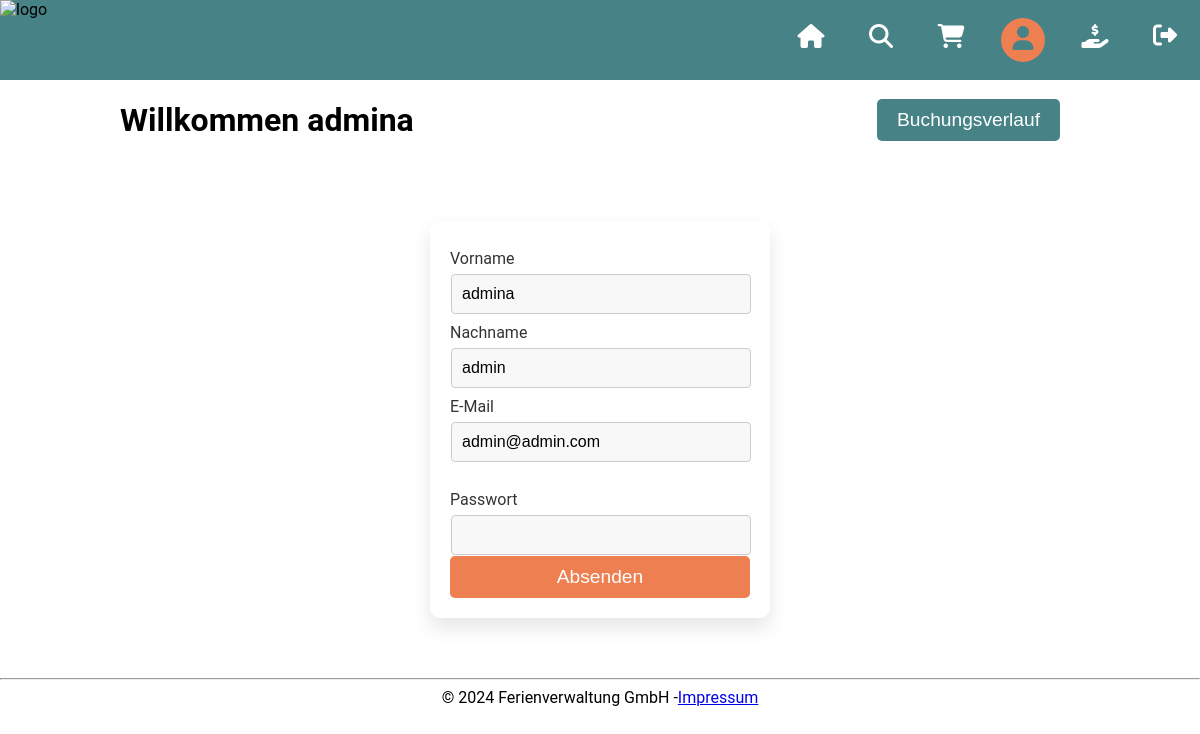
Screenshot of /profile (signed in) with the database file from the repository.
### tables this page shows
CREATE TABLE IF NOT EXISTS `users`
(
    `id`       INT UNSIGNED NOT NULL AUTO_INCREMENT,
    `email`    VARCHAR(254) NOT NULL,
    `password` VARCHAR(64)  NOT NULL,
    `forename` VARCHAR(64)  NOT NULL,
    `surname`  VARCHAR(100) NOT NULL,
    PRIMARY KEY (`id`)
);

### src/controller/ViewController.php (called while the page is built, shortened)
<?php
class ViewController extends BaseController
{
    public function __construct(string $viewName, mixed $param = null)
    {
        include_once(__DIR__ . "/../views/{$viewName}.view.php");
    }
}

### src/controller/ProfileController.php (called while the page is built, shortened)
<?php
class ProfileController extends BaseController
{
    public function getEdit(): void
    {
        $user = $this->find('\src\models\User', 'id', $_SESSION['user'], 1);
        new ViewController('profile', $user);
    }
}

### src/helper/autoloader.php (called while the page is built, shortened)
<?php
function customAutoloader(array|string $class): void
{
    $file = str_replace('\\', '/', $class) . '.php';
    $path = __DIR__ . '/../../';
}
?>

### src/helper/DatabaseTrait.php (called while the page is built, shortened)
<?php
trait DatabaseTrait
{
    public function connection(): \mysqli
    {
        $connection = \src\config\getConnection();
        return $connection;
    }
    public function find($model, $column, $identifier, $limit = null)
    {
        $identifierString = "'" . $identifier . "'";
        if (is_numeric($identifier)) {
            $identifierString = $identifier;
        }
        $table = $model::$table;
        if ($limit) {
            $query = "Select * from {$table} where $column = {$identifierString} limit {$limit}";
        } else {
            $query = "Select * from {$table} where $column = {$identifierString}";
        }
        $connection = $this->connection();
        $result = $connection->query($query);
        $objectArray = [];
        if ($result instanceof \mysqli_result) {
            if ($limit) {
                return $object = $result->fetch_object($model);
            }
            return $objectArray;
        }
        throw new Exception('Kein gültiges Mysqli Result');
    }
}

### src/models/User.php (called while the page is built, shortened)
<?php
class User extends BaseModel
{
    private string $email;
    private string $forename;
    private string $surname;
    public function getEmail(): string
    {
        return $this->email;
    }
    public function getForename(): string
    {
        return $this->forename;
    }
    public function getSurname(): string
    {
        return $this->surname;
    }
}

### src/views/profile.view.php (the view, shortened to what this page needs)
<?php
$user = $param ?? null;
?>
<div class="headline">
    <h1>Willkommen <?php print $user->getForename(); ?></h1>
    <button class="btn btn-primary" type="button" onclick="openLink('/profile/history')" style="margin-right: 20px">Buchungsverlauf</button>
</div>
<link rel="stylesheet" href="/styles/login.css"/>
<div class="card" style="margin: 5% auto">
    <form action="/profile/update" method="post">
        <label id="register-forname-input-label" class="label" for="register-forname-input-field">Vorname</label>
        <input id="register-forname-input-field" class="input-field" type="text" name="forename" value='<?php print $user->getForename() ?>'>
        <label id="register-surname-input-label" class="label" for="register-surname-input-field">Nachname</label>
        <input id="register-surname-input-field" class="input-field" type="text" name="surname" value="<?php print $user->getSurname() ?>">
        <label id="register-email-input-label" class="label" for="register-email-input-field">E-Mail</label>
        <input id="register-email-input-field" class="input-field" type="text" name="email" value="<?php print $user->getEmail() ?>">
        <br/>
        <label id="register-password-input-label" class="label" for="register-password-input-field">Passwort</label>
        <input id="register-password-input-field" class="input-field" type="password" name="password">
        <button type="submit" class="btn-secondary">Absenden</button>
    </form>
</div>

### public/styling.css (style rules this page uses)
:root { --color-primary: var(--color-primary-0); --color-primary-0: #478386; --color-primary-1: #A6C9CA; --color-primary-2: #6E9EA1; --color-primary-3: #286A6D; --color-primary-4: #104F52; --color-secondary: var(--color-secondary-0); --color-secondary-0: #ED7F50; --color-secondary-1: #FFBFA3; --color-secondary-2: #FFA178; --color-secondary-3: #D95E29; --color-secondary-4: #AB4013; --color-text-headline: #444; --color-text-primary: #333; --color-text-secondary: #666; }
body { margin: 0; padding: 0; font-family: 'Roboto', sans-serif; }
.label { font-size: 16px; color: #333; margin-top: 8px; margin-bottom: 5px; display: block; }
.card { background-color: white; padding: 20px; border-radius: 10px; box-shadow: 0px 10px 20px rgba(0, 0, 0, 0.1); width: 300px; }

### public/styles/login.css (style rules this page uses)
.card form { display: flex; justify-content: center; flex-direction: column; }

### rows the page displays
users: forename "admina", surname "admin", email "admin@admin.com"
